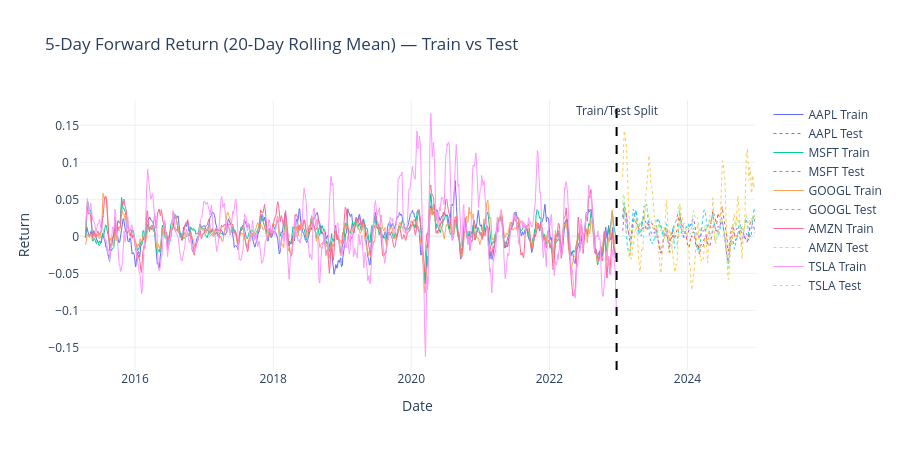

Write notebook code for a chart like this one.
### Markdown cell above
## 2.11 Visualize Train/Test Split

### Code cell
fig = go.Figure()
for ticker in TICKERS:
    train_t = train_panel[train_panel['Ticker'] == ticker]['Target']
    test_t = test_panel[test_panel['Ticker'] == ticker]['Target']
    fig.add_trace(go.Scatter(x=train_t.index, y=train_t.rolling(20).mean(), mode='lines',
                             name=f'{ticker} Train', line=dict(width=1)))
    fig.add_trace(go.Scatter(x=test_t.index, y=test_t.rolling(20).mean(), mode='lines',
                             name=f'{ticker} Test', line=dict(width=1, dash='dot')))

fig.add_shape(type='line', x0=split_date, x1=split_date, y0=0, y1=1, yref='paper',
              line=dict(color='black', dash='dash', width=2))
fig.add_annotation(x=split_date, y=1, yref='paper', text='Train/Test Split', showarrow=False)

fig.update_layout(title='5-Day Forward Return (20-Day Rolling Mean) — Train vs Test',
                  xaxis_title='Date', yaxis_title='Return', template='plotly_white', height=450)
fig.show()

### Figure 1 — Plotly figure (JSON) as saved in the notebook; plotly's stock layout.template omitted (floating-point values rounded to 4 significant figures; data arrays with more than 128 entries replaced by an {"elided": "..."} marker saying what was removed)
{"data": [{"line": {"width": 1}, "mode": "lines", "name": "AAPL Train", "type": "scatter", "x": {"elided": "1959 str values"}, "y": {"elided": "1959 float values"}}, {"line": {"dash": "dot", "width": 1}, "mode": "lines", "name": "AAPL Test", "type": "scatter", "x": {"elided": "503 str values"}, "y": {"elided": "503 float values"}}, {"line": {"width": 1}, "mode": "lines", "name": "MSFT Train", "type": "scatter", "x": {"elided": "1959 str values"}, "y": {"elided": "1959 float values"}}, {"line": {"dash": "dot", "width": 1}, "mode": "lines", "name": "MSFT Test", "type": "scatter", "x": {"elided": "503 str values"}, "y": {"elided": "503 float values"}}, {"line": {"width": 1}, "mode": "lines", "name": "GOOGL Train", "type": "scatter", "x": {"elided": "1959 str values"}, "y": {"elided": "1959 float values"}}, {"line": {"dash": "dot", "width": 1}, "mode": "lines", "name": "GOOGL Test", "type": "scatter", "x": {"elided": "503 str values"}, "y": {"elided": "503 float values"}}, {"line": {"width": 1}, "mode": "lines", "name": "AMZN Train", "type": "scatter", "x": {"elided": "1959 str values"}, "y": {"elided": "1959 float values"}}, {"line": {"dash": "dot", "width": 1}, "mode": "lines", "name": "AMZN Test", "type": "scatter", "x": {"elided": "503 str values"}, "y": {"elided": "503 float values"}}, {"line": {"width": 1}, "mode": "lines", "name": "TSLA Train", "type": "scatter", "x": {"elided": "1959 str values"}, "y": {"elided": "1959 float values"}}, {"line": {"dash": "dot", "width": 1}, "mode": "lines", "name": "TSLA Test", "type": "scatter", "x": {"elided": "503 str values"}, "y": {"elided": "503 float values"}}], "layout": {"annotations": [{"showarrow": false, "text": "Train/Test Split", "x": "2022-12-22T00:00:00", "y": 1, "yref": "paper"}], "height": 450, "shapes": [{"line": {"color": "black", "dash": "dash", "width": 2}, "type": "line", "x0": "2022-12-22T00:00:00", "x1": "2022-12-22T00:00:00", "y0": 0, "y1": 1, "yref": "paper"}], "title": {"text": "5-Day Forward Return (20-Day Rolling Mean) — Train vs Test"}, "xaxis": {"title": {"text": "Date"}}, "yaxis": {"title": {"text": "Return"}}}}
